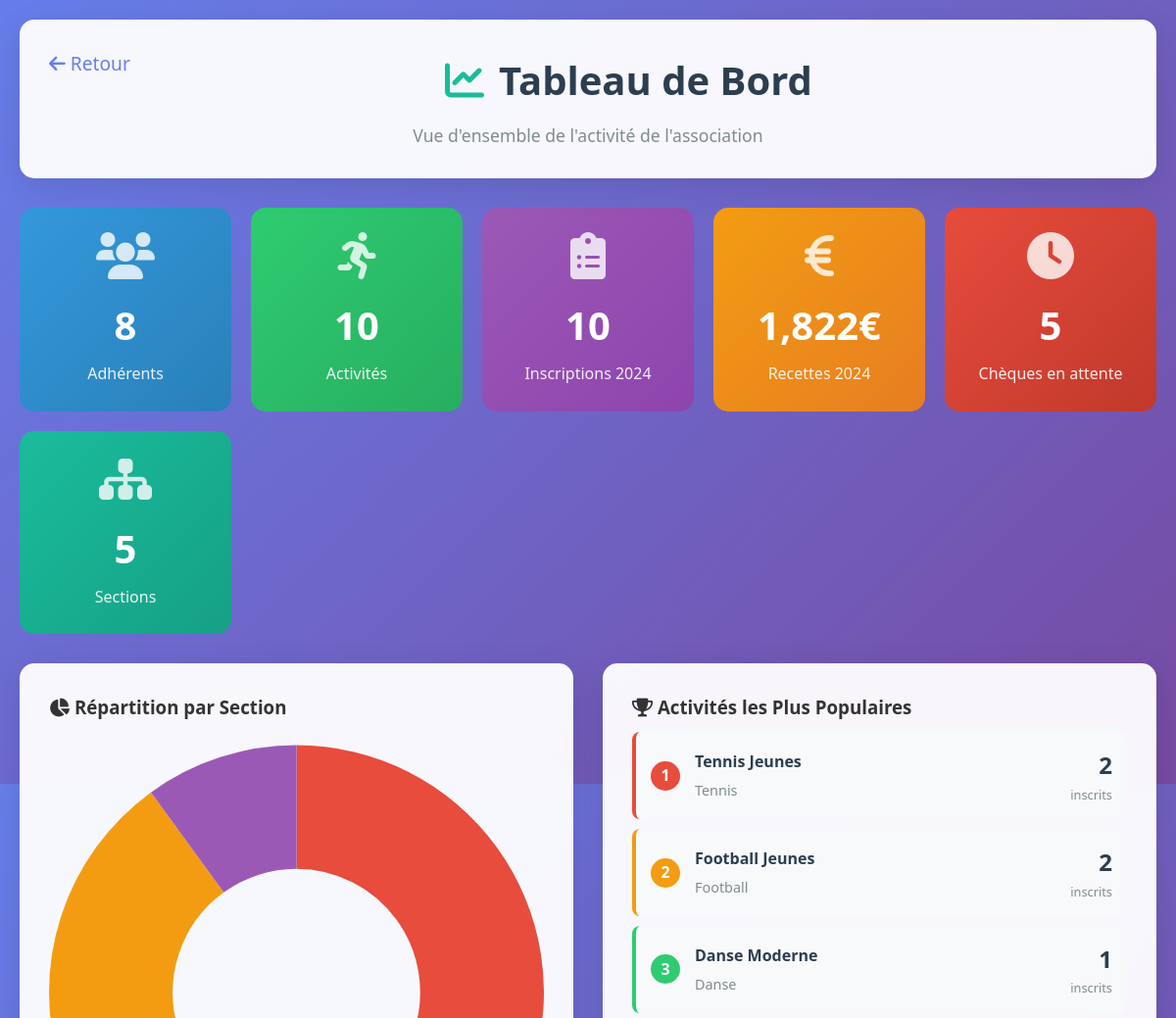
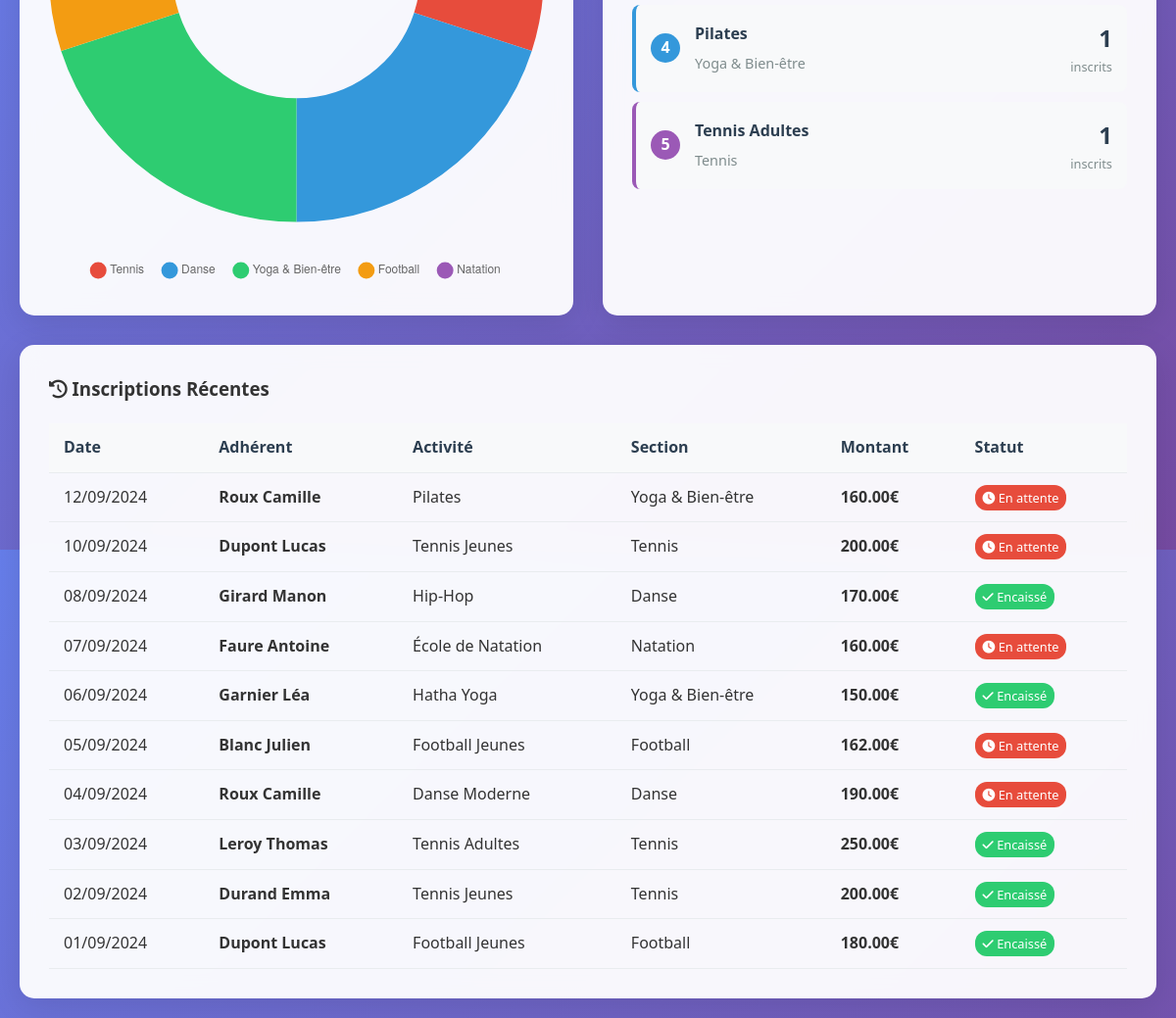
Page /dashboard.php on the committed database (2 pictures, top to bottom).
### tables this page shows
CREATE TABLE INSCRIPTION (
    num_adherent INT,
    code_activite VARCHAR(10),
    annee_saison INT,
    date_inscription DATE NOT NULL,
    montant_paye DECIMAL(10,2) NOT NULL,
    numero_cheque VARCHAR(20),
    date_encaissement DATE,
    PRIMARY KEY (num_adherent, code_activite, annee_saison),
    CONSTRAINT fk_inscription_adherent FOREIGN KEY (num_adherent)
        REFERENCES ADHERENT(num_adherent)
        ON UPDATE CASCADE
        ON DELETE CASCADE,
    CONSTRAINT fk_inscription_activite FOREIGN KEY (code_activite)
        REFERENCES ACTIVITE(code_activite)
        ON UPDATE CASCADE
        ON DELETE CASCADE,
    CONSTRAINT fk_inscription_saison FOREIGN KEY (annee_saison)
        REFERENCES SAISON(annee_saison)
        ON UPDATE CASCADE
        ON DELETE CASCADE,
    CONSTRAINT chk_montant_positif CHECK (montant_paye > 0),
    CONSTRAINT chk_dates_encaissement CHECK (date_encaissement IS NULL OR date_encaissement >= date_inscription)
);

CREATE TABLE ADHERENT (
    num_adherent INT AUTO_INCREMENT PRIMARY KEY,
    nom_adh VARCHAR(50) NOT NULL,
    prenom_adh VARCHAR(50) NOT NULL,
    date_naissance DATE NOT NULL,
    adresse_adh VARCHAR(100) NOT NULL,
    code_postal CHAR(5) NOT NULL,
    ville_adh VARCHAR(50) NOT NULL,
    telephone_adh VARCHAR(15),
    email_adh VARCHAR(100),
    CONSTRAINT chk_code_postal CHECK (code_postal REGEXP '^[0-9]{5}$')
);

CREATE TABLE ACTIVITE (
    code_activite VARCHAR(10) PRIMARY KEY,
    nom_activite VARCHAR(100) NOT NULL,
    description_activite TEXT,
    tarif_activite DECIMAL(10,2) NOT NULL,
    code_section VARCHAR(10) NOT NULL,
    CONSTRAINT fk_activite_section FOREIGN KEY (code_section)
        REFERENCES SECTION(code_section)
        ON UPDATE CASCADE
        ON DELETE RESTRICT,
    CONSTRAINT chk_tarif_positif CHECK (tarif_activite > 0)
);

CREATE TABLE SECTION (
    code_section VARCHAR(10) PRIMARY KEY,
    nom_section VARCHAR(100) NOT NULL,
    description_section TEXT,
    num_referent INT NOT NULL,
    CONSTRAINT fk_section_referent FOREIGN KEY (num_referent) 
        REFERENCES BENEVOLE(num_benevole)
        ON UPDATE CASCADE
        ON DELETE RESTRICT
);

### dashboard.php (the view, shortened to what this page needs)
<?php
require_once 'config.php';
$stats = $pdo->query("
    SELECT
        (SELECT COUNT(*) FROM ADHERENT) as total_adherents,
        (SELECT COUNT(*) FROM ACTIVITE) as total_activites,
        (SELECT COUNT(*) FROM SECTION) as total_sections,
        (SELECT COUNT(*) FROM INSCRIPTION WHERE annee_saison = 2024) as inscriptions_2024,
        (SELECT SUM(montant_paye) FROM INSCRIPTION WHERE annee_saison = 2024) as recettes_2024,
        (SELECT COUNT(*) FROM INSCRIPTION WHERE date_encaissement IS NULL) as cheques_attente
")->fetch();
$activites_populaires = $pdo->query("
    SELECT a.nom_activite, s.nom_section, COUNT(i.num_adherent) as nb_inscrits, a.tarif_activite
    FROM ACTIVITE a
    LEFT JOIN INSCRIPTION i ON a.code_activite = i.code_activite AND i.annee_saison = 2024
    JOIN SECTION s ON a.code_section = s.code_section
    GROUP BY a.code_activite
    ORDER BY nb_inscrits DESC
    LIMIT 5
")->fetchAll();
$repartition_sections = $pdo->query("
    SELECT s.nom_section, COUNT(i.num_adherent) as nb_inscrits, SUM(i.montant_paye) as recettes
    FROM SECTION s
    LEFT JOIN ACTIVITE a ON s.code_section = a.code_section
    LEFT JOIN INSCRIPTION i ON a.code_activite = i.code_activite AND i.annee_saison = 2024
    GROUP BY s.code_section
    ORDER BY nb_inscrits DESC
")->fetchAll();
$inscriptions_recentes = $pdo->query("
    SELECT i.*, a.nom_adh, a.prenom_adh, ac.nom_activite, s.nom_section
    FROM INSCRIPTION i
    JOIN ADHERENT a ON i.num_adherent = a.num_adherent
    JOIN ACTIVITE ac ON i.code_activite = ac.code_activite
    JOIN SECTION s ON ac.code_section = s.code_section
    WHERE i.annee_saison = 2024
    ORDER BY i.date_inscription DESC
    LIMIT 10
")->fetchAll();
?>
<!DOCTYPE html>
<html lang="fr">
<head>
    <link rel="stylesheet" href="assets/css/style.css">
    <link rel="stylesheet" href="https://cdnjs.cloudflare.com/ajax/libs/font-awesome/6.0.0/css/all.min.css">
</head>
<body>
    <div class="container">
        <div class="header fade-in">
            <a href="index.php" style="float: left; color: #667eea; text-decoration: none; font-size: 1.2rem;">
                <i class="fas fa-arrow-left"></i> Retour
            </a>
            <h1><i class="fas fa-chart-line" style="color: #1abc9c; margin-right: 15px;"></i>Tableau de Bord</h1>
            <p>Vue d'ensemble de l'activité de l'association</p>
        </div>
        <div class="stats-grid" style="display: grid; grid-template-columns: repeat(auto-fit, minmax(200px, 1fr)); gap: 20px; margin-bottom: 30px;" class="fade-in">
            <div style="background: linear-gradient(135deg, #3498db, #2980b9); color: white; padding: 25px; border-radius: 15px; text-align: center;">
                <i class="fas fa-users" style="font-size: 3rem; margin-bottom: 15px; opacity: 0.8;"></i>
                <h2 style="margin: 0; font-size: 2.5rem;"><?= $stats['total_adherents'] ?></h2>
                <p style="margin: 5px 0 0 0; opacity: 0.9;">Adhérents</p>
            </div>
            <div style="background: linear-gradient(135deg, #2ecc71, #27ae60); color: white; padding: 25px; border-radius: 15px; text-align: center;">
                <i class="fas fa-running" style="font-size: 3rem; margin-bottom: 15px; opacity: 0.8;"></i>
                <h2 style="margin: 0; font-size: 2.5rem;"><?= $stats['total_activites'] ?></h2>
                <p style="margin: 5px 0 0 0; opacity: 0.9;">Activités</p>
            </div>
            <div style="background: linear-gradient(135deg, #9b59b6, #8e44ad); color: white; padding: 25px; border-radius: 15px; text-align: center;">
                <i class="fas fa-clipboard-list" style="font-size: 3rem; margin-bottom: 15px; opacity: 0.8;"></i>
                <h2 style="margin: 0; font-size: 2.5rem;"><?= $stats['inscriptions_2024'] ?></h2>
                <p style="margin: 5px 0 0 0; opacity: 0.9;">Inscriptions 2024</p>
            </div>
            <div style="background: linear-gradient(135deg, #f39c12, #e67e22); color: white; padding: 25px; border-radius: 15px; text-align: center;">
                <i class="fas fa-euro-sign" style="font-size: 3rem; margin-bottom: 15px; opacity: 0.8;"></i>
                <h2 style="margin: 0; font-size: 2.5rem;"><?= number_format($stats['recettes_2024'], 0) ?>€</h2>
                <p style="margin: 5px 0 0 0; opacity: 0.9;">Recettes 2024</p>
            </div>
            <div style="background: linear-gradient(135deg, #e74c3c, #c0392b); color: white; padding: 25px; border-radius: 15px; text-align: center;">
                <i class="fas fa-clock" style="font-size: 3rem; margin-bottom: 15px; opacity: 0.8;"></i>
                <h2 style="margin: 0; font-size: 2.5rem;"><?= $stats['cheques_attente'] ?></h2>
                <p style="margin: 5px 0 0 0; opacity: 0.9;">Chèques en attente</p>
            </div>
            <div style="background: linear-gradient(135deg, #1abc9c, #16a085); color: white; padding: 25px; border-radius: 15px; text-align: center;">
                <i class="fas fa-sitemap" style="font-size: 3rem; margin-bottom: 15px; opacity: 0.8;"></i>
                <h2 style="margin: 0; font-size: 2.5rem;"><?= $stats['total_sections'] ?></h2>
                <p style="margin: 5px 0 0 0; opacity: 0.9;">Sections</p>
            </div>
        </div>
        <div class="dashboard-grid" style="display: grid; grid-template-columns: 1fr 1fr; gap: 30px; margin-bottom: 30px;">
            <div class="table-container fade-in">
                <h3><i class="fas fa-chart-pie"></i> Répartition par Section</h3>
                <canvas id="sectionsChart" width="400" height="300"></canvas>
            </div>
            <div class="table-container fade-in">
                <h3><i class="fas fa-trophy"></i> Activités les Plus Populaires</h3>
                <?php foreach ($activites_populaires as $index => $activite): ?>
                <div style="display: flex; align-items: center; padding: 15px; margin: 10px 0; background: #f8f9fa; border-radius: 8px; border-left: 4px solid <?= ['#e74c3c', '#f39c12', '#2ecc71', '#3498db', '#9b59b6'][$index] ?>;">
                    <div style="background: <?= ['#e74c3c', '#f39c12', '#2ecc71', '#3498db', '#9b59b6'][$index] ?>; color: white; width: 30px; height: 30px; border-radius: 50%; display: flex; align-items: center; justify-content: center; font-weight: bold; margin-right: 15px;">
                        <?= $index + 1 ?>
                    </div>
                    <div style="flex: 1;">
                        <h4 style="margin: 0 0 5px 0; color: #2c3e50;"><?= htmlspecialchars($activite['nom_activite']) ?></h4>
                        <p style="margin: 0; color: #7f8c8d; font-size: 0.9rem;"><?= htmlspecialchars($activite['nom_section']) ?></p>
                    </div>
                    <div style="text-align: right;">
                        <div style="font-size: 1.5rem; font-weight: bold; color: #2c3e50;"><?= $activite['nb_inscrits'] ?></div>
                        <div style="font-size: 0.8rem; color: #7f8c8d;">inscrits</div>
                    </div>
                </div>
                <?php endforeach; ?>
            </div>
        </div>
        <div class="table-container fade-in">
            <h3><i class="fas fa-history"></i> Inscriptions Récentes</h3>
            <table class="table">
                <thead>
                    <tr>
                        <th>Date</th>
                        <th>Adhérent</th>
                        <th>Activité</th>
                        <th>Section</th>
                        <th>Montant</th>
                        <th>Statut</th>
                    </tr>
                </thead>
                <tbody>
                    <?php foreach ($inscriptions_recentes as $inscription): ?>
                    <tr>
                        <td><?= date('d/m/Y', strtotime($inscription['date_inscription'])) ?></td>
                        <td><strong><?= htmlspecialchars($inscription['nom_adh'] . ' ' . $inscription['prenom_adh']) ?></strong></td>
                        <td><?= htmlspecialchars($inscription['nom_activite']) ?></td>
                        <td><?= htmlspecialchars($inscription['nom_section']) ?></td>
                        <td><strong><?= number_format($inscription['montant_paye'], 2) ?>€</strong></td>
                        <td>
                            <?php if ($inscription['date_encaissement']): ?>
                                <span style="background: #2ecc71; color: white; padding: 4px 8px; border-radius: 12px; font-size: 0.8rem;">
                                    <i class="fas fa-check"></i> Encaissé
                                </span>
                            <?php else: ?>
                                <span style="background: #e74c3c; color: white; padding: 4px 8px; border-radius: 12px; font-size: 0.8rem;">
                                    <i class="fas fa-clock"></i> En attente
                                </span>
                            <?php endif; ?>
                        </td>
                    </tr>
                    <?php endforeach; ?>
                </tbody>
            </table>
        </div>
    </div>
    <script>
        // Graphique des sections
        const ctx = document.getElementById('sectionsChart').getContext('2d');
        const sectionsData = {
            labels: [<?php echo implode(',', array_map(function($s) { return '"' . addslashes($s['nom_section']) . '"'; }, $repartition_sections)); ?>],
            datasets: [{
                data: [<?php echo implode(',', array_map(function($s) { return $s['nb_inscrits']; }, $repartition_sections)); ?>],
                backgroundColor: [
                    '#e74c3c', '#3498db', '#2ecc71', '#f39c12', '#9b59b6', '#1abc9c'
                ],
                borderWidth: 0
            }]
        };
        new Chart(ctx, {
            type: 'doughnut',
            data: sectionsData,
            options: {
                responsive: true,
                maintainAspectRatio: false,
                plugins: {
                    legend: {
                        position: 'bottom',
                        labels: {
                            padding: 20,
                            usePointStyle: true
                        }
                    }
                }
            }
        });
        // Animation d'entrée
        document.addEventListener('DOMContentLoaded', function() {
            const elements = document.querySelectorAll('.fade-in');
            elements.forEach((el, index) => {
                el.style.animationDelay = `${index * 0.1}s`;
            });
        });
    </script>
</body>
</html>

### assets/css/style.css (style rules this page uses)
* { margin: 0; padding: 0; box-sizing: border-box; }
body { font-family: 'Segoe UI', Tahoma, Geneva, Verdana, sans-serif; line-height: 1.6; color: #333; background: linear-gradient(135deg, #667eea 0%, #764ba2 100%); min-height: 100vh; }
.container { max-width: 1200px; margin: 0 auto; padding: 20px; }
.header { background: rgba(255, 255, 255, 0.95); backdrop-filter: blur(10px); border-radius: 15px; padding: 30px; margin-bottom: 30px; box-shadow: 0 8px 32px rgba(0, 0, 0, 0.1); text-align: center; }
.header h1 { color: #2c3e50; font-size: 2.5rem; margin-bottom: 10px; font-weight: 700; }
.header p { color: #7f8c8d; font-size: 1.1rem; }
.table-container { background: rgba(255, 255, 255, 0.95); backdrop-filter: blur(10px); border-radius: 15px; padding: 30px; box-shadow: 0 8px 32px rgba(0, 0, 0, 0.1); overflow-x: auto; }
.table { width: 100%; border-collapse: collapse; margin-top: 20px; }
.table th, .table td { padding: 12px 15px; text-align: left; border-bottom: 1px solid #e9ecef; }
.table th { background: #f8f9fa; font-weight: 600; color: #2c3e50; }
.fade-in { animation: fadeInUp 0.6s ease-out; }

### rows in the picture
inscription: date_inscription "12/09/2024", num_adherent.prenom_adh "Roux Camille", code_activite.nom_activite "Pilates", section.nom_section "Yoga & Bien-être", montant_paye "160.00", shows "En attente"
inscription: date_inscription "10/09/2024", num_adherent.prenom_adh "Dupont Lucas", code_activite.nom_activite "Tennis Jeunes", section.nom_section "Tennis", montant_paye "200.00", shows "En attente"
inscription: date_inscription "08/09/2024", num_adherent.prenom_adh "Girard Manon", code_activite.nom_activite "Hip-Hop", section.nom_section "Danse", montant_paye "170.00", date_encaissement "Encaissé"
inscription: date_inscription "07/09/2024", num_adherent.prenom_adh "Faure Antoine", code_activite.nom_activite "École de Natation", section.nom_section "Natation", montant_paye "160.00", shows "En attente"
inscription: date_inscription "06/09/2024", num_adherent.prenom_adh "Garnier Léa", code_activite.nom_activite "Hatha Yoga", section.nom_section "Yoga & Bien-être", montant_paye "150.00", date_encaissement "Encaissé"
inscription: date_inscription "05/09/2024", num_adherent.prenom_adh "Blanc Julien", code_activite.nom_activite "Football Jeunes", section.nom_section "Football", montant_paye "162.00", shows "En attente"
inscription: date_inscription "04/09/2024", num_adherent.prenom_adh "Roux Camille", code_activite.nom_activite "Danse Moderne", section.nom_section "Danse", montant_paye "190.00", shows "En attente"
inscription: date_inscription "03/09/2024", num_adherent.prenom_adh "Leroy Thomas", code_activite.nom_activite "Tennis Adultes", section.nom_section "Tennis", montant_paye "250.00", date_encaissement "Encaissé"
inscription: date_inscription "02/09/2024", num_adherent.prenom_adh "Durand Emma", code_activite.nom_activite "Tennis Jeunes", section.nom_section "Tennis", montant_paye "200.00", date_encaissement "Encaissé"
inscription: date_inscription "01/09/2024", num_adherent.prenom_adh "Dupont Lucas", code_activite.nom_activite "Football Jeunes", section.nom_section "Football", montant_paye "180.00", date_encaissement "Encaissé"

### other values in the picture
$stats['total_adherents'] "8"
$stats['total_activites'] "10"
$stats['inscriptions_2024'] "10"
$stats['recettes_2024'] "1,822"
$stats['cheques_attente'] "5"
$stats['total_sections'] "5"
$activite['nom_activite'] "Tennis Jeunes"
$activite['nom_section'] "Tennis"
$activite['nb_inscrits'] "2"
$activite['nom_activite'] "Football Jeunes"
$activite['nom_section'] "Football"
$activite['nom_activite'] "Danse Moderne"
$activite['nom_section'] "Danse"
$activite['nb_inscrits'] "1"
$activite['nom_activite'] "Pilates"
